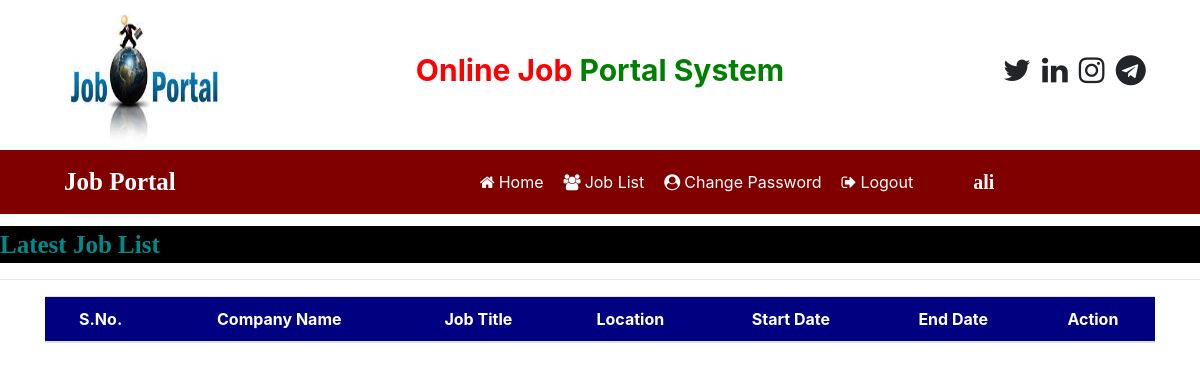
The page /user_latestjobs (signed in) on the database as committed earlier.
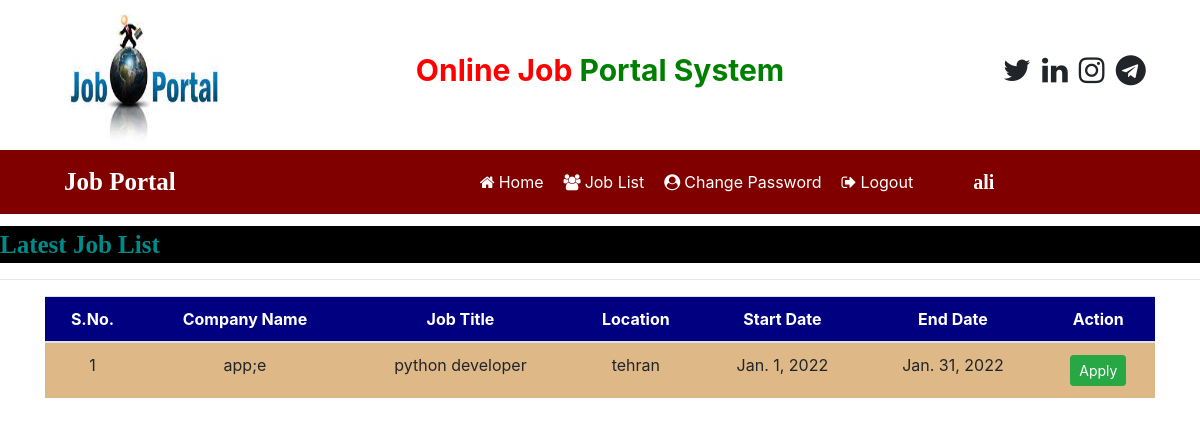
The same page on the database as committed later.
### job/models.py (models this page shows, shortened)
class Job(models.Model):
    recruiter = models.ForeignKey(Recruiter,on_delete=models.CASCADE)
    start_date = models.DateField()
    end_date = models.DateField()
    title = models.CharField(max_length=100)
    salary = models.FloatField(max_length=20)
    image = models.FileField()
    description = models.CharField(max_length=300)
    experience = models.CharField(max_length=50)
    location = models.CharField(max_length=100)
    skills = models.CharField(max_length=100)
    creationdate = models.DateField()

class Recruiter(models.Model):
    user = models.ForeignKey(User, on_delete=models.CASCADE)
    mobile = models.CharField(max_length=15, null=True)
    image = models.FileField(null=True)
    gender = models.CharField(max_length=10, null=True)
    company = models.CharField(max_length=100, null=True)
    type = models.CharField(max_length=15, null=True)
    status = models.CharField(max_length=20, null=True)

### job/views.py (the view)
# urls.py: path('user_latestjobs', user_latestjobs, name='user_latestjobs'),
def user_latestjobs(request):
    job = Job.objects.all().order_by('-start_date')
    user = request.user
    student = StudentUser.objects.get(user=user)
    data = Apply.objects.filter(student=student)
    li = []
    for i in data:
        li.append(i.job.id)
    d = {'job':job,'li':li}
    return render(request, 'job/user_latestjobs.html',d)

### job/templates/job/user_latestjobs.html (shortened to what this page needs)
{% load static %}
{% block body %}
{% include 'job/user_navigation.html' %}
<marquee behavior="" direction="" style="font-family: cursive; font-size: 25px; color: darkcyan;background-color: black; font-weight: bold; margin-top: 1%;">
    Latest Job List
</marquee>
<hr>
<div class="container">
    <table id="example" class="table table-hover ">
        <thead>
            <tr style="background-color: #000080; color: white;">
                <th>S.No.</th>
                <th>Company Name</th>
                <th>Job Title</th>
                <th>Location</th>
                <th>Start Date</th>
                <th>End Date</th>
                <th>Action</th>
            </tr>
        </thead>
        <tbody>
            {% for i in job %}
                <tr style="background-color: #DEB887;">
                    <td>{{forloop.counter}}</td>
                    <td>{{i.recruiter.company}}</td>
                    <td>{{i.title}}</td>
                    <td>{{i.location}}</td>
                    <td>{{i.start_date}}</td>
                    <td>{{i.end_date}}</td>
                    {% if i.id in li %}
                    <td>
                        Applied
                    </td>
                    {% else %}
                    <td>
                        <a href="{% url 'job:job_detail' i.id %}" class="btn btn-success btn-sm" >Apply</a>
                    </td>
                    {% endif %}
                </tr>
            {% endfor %}
        </tbody>
    </table>
</div>
{% endblock body %}

Rows that differ between the two databases and show on the page:
added Job: recruiter.company "app;e", title "python developer", location "tehran", start_date "Jan. 1, 2022", end_date "Jan. 31, 2022", shows "Apply"
